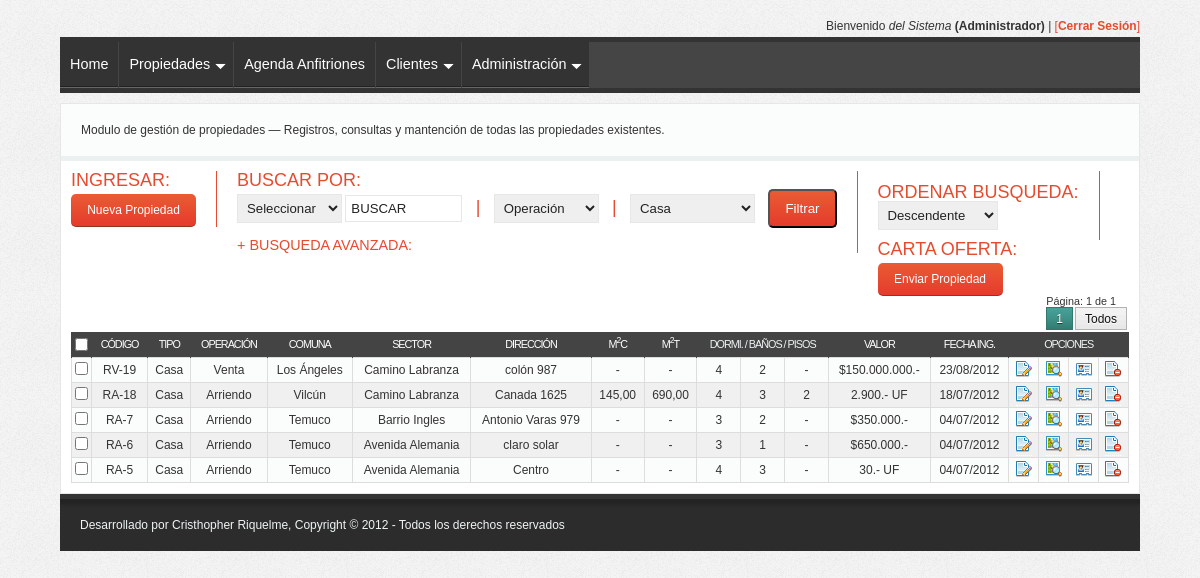
The page /propiedades.php (signed in) on the database its author committed.
### tables this page shows
CREATE TABLE IF NOT EXISTS `caracteristicas_casa` (
  `id_caracteristicas` int(11) unsigned NOT NULL auto_increment,
  `id_propiedad` int(11) unsigned NOT NULL,
  `dormitorios` int(2) NOT NULL default '0',
  `banos` int(2) NOT NULL default '0',
  `num_pisos` int(2) NOT NULL default '0',
  `tipo_construccion` varchar(10) NOT NULL,
  `calefaccion` varchar(15) NOT NULL,
  `superficie_total` decimal(10,2) NOT NULL default '0.00',
  `superficie_construida` decimal(10,2) NOT NULL default '0.00',
  `otras_caracteristicas` text NOT NULL,
  PRIMARY KEY  (`id_caracteristicas`),
  UNIQUE KEY `id_propiedad` (`id_propiedad`)
);

CREATE TABLE IF NOT EXISTS `propiedades` (
  `id_propiedad` int(11) unsigned NOT NULL auto_increment,
  `cod_propiedad` varchar(11) NOT NULL,
  `id_propietario` int(11) unsigned NOT NULL,
  `nombre_propietario` varchar(115) NOT NULL,
  `tipo_propiedad` varchar(15) NOT NULL,
  `operacion` varchar(10) NOT NULL,
  `valor` decimal(12,0) NOT NULL default '0',
  `tipo_valor` varchar(5) NOT NULL,
  `direccion` varchar(100) NOT NULL,
  `num_direccion` varchar(10) NOT NULL,
  `num_depa` varchar(10) NOT NULL,
  `sector` varchar(50) NOT NULL,
  `comuna` varchar(20) NOT NULL,
  `ciudad` varchar(25) NOT NULL,
  `captador_id` int(11) unsigned NOT NULL default '0',
  `comision_captador` int(3) NOT NULL default '0',
  `exclusividad` varchar(2) NOT NULL,
  `observaciones` text NOT NULL,
  `lat_googlemap` float(10,6) default NULL,
  `lng_googlemap` float(10,6) default NULL,
  `activada` int(1) NOT NULL default '1',
  `publicada` int(1) NOT NULL default '1',
  `fecha_ingreso` datetime NOT NULL default '0000-00-00 00:00:00',
  PRIMARY KEY  (`id_propiedad`),
  UNIQUE KEY `cod_propiedad` (`cod_propiedad`),
  KEY `id_propietario` (`id_propietario`)
);

### functions-privilegios-acceso.php (called while the page is built, shortened)
<?php
function is_admin($id_usuario) {
	global $mysqli;
	$acceso = false;
	$sql = "SELECT tipo_usuario, privilegios_opcionales FROM usuarios WHERE id_usuario=".$id_usuario;
	$result = $mysqli->query($sql) or die('Error: '.$mysqli->error);
	$row = $result->fetch_assoc();
	$privilegios = unserialize($row['privilegios_opcionales']);
	if ( $row['tipo_usuario'] == 1 ) :
		$acceso = true;
	elseif ( $privilegios[3] == 'Administración' ) :
		$acceso = true;
	else :
		$acceso = false;
	endif;
	return $acceso;
}

### propiedades-grilla.php (the view, shortened to what this page needs)
<?php require_once('connect-mysql.php'); require_once('functions.php');
require_once('functions-privilegios-acceso.php');
$url_get = vars_get($_SERVER['REQUEST_URI']);
$url_get = preg_replace('/[&?]orderby=([\w_-]*)/','',$url_get);
if ( !empty($url_get) ) {
	$url_get = $url_get.'&';
} else {
	$url_get = '?';
}
$orderby = '';
if ( isset($_GET['orderby']) && !empty($_GET['orderby']) ) {
	$ordenar_busqueda = (!empty($_GET['ordenar_busqueda']))?$_GET['ordenar_busqueda']:'DESC';
	$orderby = $_GET['orderby'].' '.$ordenar_busqueda;
} else {
	$ordenar_busqueda = (!empty($_GET['ordenar_busqueda']))?$_GET['ordenar_busqueda']:'DESC';
	$orderby = 'id_propiedad '.$ordenar_busqueda;
}
$where = '';
if ( isset($_GET['tipo_propiedad']) && !empty($_GET['tipo_propiedad']) ) {
	$where .= " AND tipo_propiedad='".$_GET['tipo_propiedad']."'";
}
?>
				<div id="content-propiedades" class="content-propiedades-grilla">
				<form action="" method="get" id="parametros-busqueda">
					<div class="box-top-grilla left">
						<span class="buscar_por">Ingresar:</span><br />
						<a href="propiedades-form.php?referer=propiedades-grilla" class="submit" id="agregar-propiedad">Nueva Propiedad</a>
					</div>
					<div class="box-top-grilla left">
						<span class="buscar_por">Buscar por:</span><br />
						<p>
							<select name="tipo_busqueda" class="text" id="tipo_busqueda" tabindex="1">
								<option value="" <?php echo ($_GET['tipo_busqueda'] == '')?'selected="selected"':'';?>>Seleccionar</option>
							</select>
							<input type="text" id="busqueda_text" class="text" name="busqueda_text" onfocus="if (value == 'BUSCAR') {value =''}" onblur="if (value == '') {value = 'BUSCAR'}" value="<?php echo ($_GET['busqueda_text'])?$_GET['busqueda_text']:'BUSCAR';?>" tabindex="2" maxlength="50" />
							<span class="buscar_por">|</span>
							<select name="operacion" class="text" id="operacion" tabindex="4">
								<option value="" <?php echo ($_GET['operacion'] == '')?'selected="selected"':'';?>>Operación</option>
							</select>
							<span class="buscar_por">|</span>
							<select name="tipo_propiedad" class="text" id="tipo_propiedad" tabindex="3">
								<option value="Casa" <?php echo ($_GET['tipo_propiedad'] == 'Casa')?'selected="selected"':'';?>>Casa</option>
							</select>
					        <input name="accion" id="filtrar-propiedades" class="submit" type="submit" value="Filtrar" tabindex="5" />
						</p>
						<span class="buscar_por avanzada">+ Busqueda Avanzada:</span>
					</div>
					<div class="box-top-grilla left">
						<br />
						<span class="buscar_por">Ordenar Busqueda:</span><br />
						<p>
							<select name="ordenar_busqueda" class="text" id="ordenar_busqueda" style="margin-left:0;width:120px;">
								<option value="DESC" <?php echo ($_GET['ordenar_busqueda'] == 'DESC')?'selected="selected"':'';?>>Descendente</option>
							</select>
						</p>
					</div>
					<div class="box-top-grilla left" style="border-right: none; padding-right: 0;">
						<span class="buscar_por">Carta Oferta:</span><br />
						<a href="javascript:void(0);" class="submit" id="enviar-propiedad" title="Enviar carta de oferta con las propiedades seleccionadas">Enviar Propiedad</a>
					</div>
				</form>
			        <table cellpadding="0" cellspacing="0" class="grilla">
			        <form action="propiedades-carta-oferta.php" method="post" id="form-prop-carta-oferta">
						<thead>
							<tr>
								<th class="checkbox"><input type="checkbox" id="check-todos" name="check-todos" title="Seleccionar Todos" /></th>
								<?php if ( $_GET['tipo_propiedad'] == '' || $_GET['tipo_propiedad'] == 'Casa' ) : ?>
								<th><a href="<?php echo $url_get;?>orderby=id_propiedad">Código</a></th>
								<th><a href="<?php echo $url_get;?>orderby=tipo_propiedad">Tipo</a></th>
								<th><a href="<?php echo $url_get;?>orderby=operacion">Operación</a></th>
								<th><a href="<?php echo $url_get;?>orderby=comuna">Comuna</a></th>
								<th><a href="<?php echo $url_get;?>orderby=sector">Sector</a></th>
								<th><a href="<?php echo $url_get;?>orderby=direccion">Dirección</a></th>
								<th><a href="<?php echo $url_get;?>orderby=superficie_construida">M<span class="super">2</span>C</a></th>
								<th><a href="<?php echo $url_get;?>orderby=superficie_total">M<span class="super">2</span>T</a></th>
								<th colspan="3">Dormi. / Baños / Pisos</th>
								<th><a href="<?php echo $url_get;?>orderby=valor">Valor</a></th>
								<th><a href="<?php echo $url_get;?>orderby=fecha_ingreso">Fecha Ing.</a></th>
								<th colspan="4">Opciones</th>
								<?php endif; ?>
							</tr>
						</thead>
						<tbody>
						<?php
						$class_color = 'class="alt"';
						$patrones = array('/^0$/', '/^0.00$/');
						$sustituciones = array('-', '-');
						if ( $_GET['tipo_propiedad'] == '' || $_GET['tipo_propiedad'] == 'Casa' ) :
							$pages_limit = paginar_resultados("SELECT propiedades.id_propiedad FROM propiedades,caracteristicas_casa
												WHERE caracteristicas_casa.id_propiedad=propiedades.id_propiedad ".$where);
							$sql = "SELECT propiedades.id_propiedad, cod_propiedad, tipo_propiedad, operacion, valor, tipo_valor, CONCAT(direccion,' ',num_direccion) AS direccion, sector, comuna, fecha_ingreso,
											dormitorios, banos, num_pisos, superficie_total, superficie_construida
											FROM propiedades,caracteristicas_casa
											WHERE caracteristicas_casa.id_propiedad=propiedades.id_propiedad
											".$where."
											ORDER BY ".$orderby." ".$pages_limit;
							$result = $mysqli->query($sql) or die('Error: '.$mysqli->error);
							if ($result->num_rows > 0) :
								while ($row = $result->fetch_assoc()) :
									$row = preg_replace($patrones, $sustituciones, $row);
									$class_color = ($class_color == '')?' class="alt"':'';?>
									<tr id="propiedad-<?php echo $row['id_propiedad'];?>" <?php echo $class_color;?>>
									<td class="checkbox"><input type="checkbox" class="checkpropiedades" value="<?php echo $row['id_propiedad'];?>" name="propiedad[]" /></td>
									<td><?php echo $row['cod_propiedad'];?></td>
									<td><?php echo $row['tipo_propiedad'];?></td>
									<td><?php echo $row['operacion'];?></td>
									<td><?php echo $row['comuna'];?></td>
									<td><?php echo (!empty($row['sector']))?$row['sector']:'Ninguno';?></td>
									<td><?php echo $row['direccion'];?></td>
									<td><?php echo (is_numeric($row['superficie_construida']))?number_format($row['superficie_construida'],2,',','.'):$row['superficie_construida'];?></td>
									<td><?php echo (is_numeric($row['superficie_total']))?number_format($row['superficie_total'],2,',','.'):$row['superficie_total'];?></td>
									<td><?php echo $row['dormitorios'];?></td>
									<td><?php echo $row['banos'];?></td>
									<td><?php echo $row['num_pisos'];?></td>
									<td><?php echo ( $row['tipo_valor']=='$' ) ? '$'.number_format($row['valor'],0,',','.').'.-' : number_format($row['valor'],0,',','.').'.- UF' ;?></td>
									<td><?php echo mysql_to_normal($row['fecha_ingreso']);?></td>
									<td><a href="propiedades-form.php?accion=editar_propiedad&id_propiedad=<?php echo $row['id_propiedad'];?>&cod_propiedad=<?php echo $row['cod_propiedad'];?>&tipo_propiedad=<?php echo $row['tipo_propiedad'];?>&referer=propiedades-grilla" class="editar"><img src="images/page_edit.png" title="Editar Propiedad" alt="Editar" /></a></td>
									<td><a href="google_map.php?accion=mapa_propiedad_consultar&id_propiedad=<?php echo $row['id_propiedad'];?>&cod_propiedad=<?php echo $row['cod_propiedad'];?>" class="google-maps"><img src="images/map_magnify.png" title="Google Map" alt="Mapa" /></a></td>
									<td><a href="agenda_visitas.php?accion=visitas_propiedad<?php echo $vendedor;?>&id_propiedad=<?php echo $row['id_propiedad'];?>&cod_propiedad=<?php echo $row['cod_propiedad'];?>"><img src="images/vcard.png" title="Agenda Visitas" alt="Agenda Visitas" /></a></td>
									<?php if ( is_admin($_SESSION['id_sistema']) ) { ?>
									<td><a href="propiedades-form.php?accion=eliminar_propiedad&id_propiedad=<?php echo $row['id_propiedad']?>&cod_propiedad=<?php echo $row['cod_propiedad'];?>&tipo_propiedad=<?php echo $row['tipo_propiedad'];?>&referer=propiedades-grilla" class="delete"><img src="images/page_delete.png" title="Eliminar Propiedad" alt="Eliminar" /></a></td>
									<?php } else { ?>
									<td><img src="images/page_delete_no.png" width="16" height="16" /></td>
									<?php } ?>
									</tr>
							<?php endwhile;
							else :
								echo '<tr><td colspan="18">No se han encontrando propiedades existentes en la base de datos...</td></tr>';
							endif; ?>
						<?php
						endif; ?>
						</tbody>
					</form>
					</table>
			    </div>

### css/style.css (style rules this page uses)
body { background: #f4f4f4 url(../images/bg.gif); color: #333; font-family: "Lucida Grande", Arial, Verdana; font-size: 62.5%; }
a, a:link, a:visited { border-bottom: 1px dotted #fff; color: #47595F; }
p { margin-bottom: 10px; }
.left { float: left; }
a.submit, input.submit { background: #41b7d8; background: -moz-linear-gradient(top,rgba(233,92,51,1) 0%,rgba(229,59,44,1) 100%); background: -webkit-gradient(linear,left top,left bottom,color-stop(0%,rgba(233,92,51,1)),color-stop(100%,rgba(229,59,44,1))); background: -webkit-linear-gradient(top,rgba(233,92,51,1) 0%,rgba(229,59,44,1) 100%); background: -o-linear-gradient(top,rgba(233,92,51,1) 0%,rgba(229,59,44,1) 100%); background: -ms-linear-gradient(top,rgba(233,92,51,1) 0%,rgba(229,59,44,1) 100%); filter: progid:DXImageTransform.Microsoft.gradient( startColorstr='#e95c33', endColorstr='#e53b2c',GradientType=0 ); background: linear-gradient(top,rgba(233,92,51,1) 0%,rgba(229,59,44,1) 100%); background-color: rgb(233,92,51); color: #fff; display: inline-block; padding: 10px 15px; margin-right: 5px; text-align: center; text-decoration: none; cursor: pointer; transition: background-color 0.2s; -moz-transition: background-color 0.2s; -ms-transition: background-color 0.2s; -o-transition: background-color 0.2s; -webkit-transition: background-color 0.2s; border-radius: 5px; -webkit-border-radius: 5px; -moz-border-radius: 5px; -o-border-radius: 5px; -ms-border-radius: 5px; -khtml-border-radius: 5px; }
a.submit { border-bottom: 1px solid rgba(0,0,0,0.4); }
.content-propiedades-grilla .box-top-grilla, .content-clientes-grilla .box-top-grilla { border-right: 1px solid #E74B2F; margin-left: 20px; padding-right: 20px; }
.content-propiedades-grilla .box-top-grilla:first-child, .content-clientes-grilla .box-top-grilla:first-child { margin-left: 0; }
.content-propiedades-grilla .box-top-grilla .submit, .content-clientes-grilla .box-top-grilla .submit { margin-right: 0; }
.content-propiedades-grilla .box-top-grilla a.submit, .content-clientes-grilla .box-top-grilla a.submit { margin-top: 5px; width: 95px; }
.content-propiedades-grilla form select.text, .content-propiedades-grilla form input.text { width: 200px; padding: 5px; border: 1px solid #E7E7E7; margin: 0 10px; width: 105px; }
.content-propiedades-grilla form select#tipo_busqueda, .content-clientes-grilla form select#tipo_busqueda { margin: 0; }
.content-propiedades-grilla form input#busqueda_text, .content-clientes-grilla form input#busqueda_text { margin-left: 0; }
.content-propiedades-grilla form select#tipo_propiedad, .content-clientes-grilla form select#tipo_propiedad { width: 125px; }
.content-propiedades-grilla form span.buscar_por, .content-clientes-grilla form span.buscar_por, #content-eventos form span.buscar_por { color: #E74B2F; font-size: 1.5em; text-transform: uppercase; }
.content-propiedades-grilla form span.buscar_por.avanzada, #content-eventos form span.buscar_por { font-size: 1.2em; cursor: pointer; }
#content table.grilla { margin-top: 10px; width: 100%; }
#content table.grilla thead a, #content table.grilla thead a:link, #content table.grilla thead a:visited { border-bottom: none; color: #fff; text-decoration: none; }
#content table.grilla thead { background: #444; color: #eff4f4; font-family: Verdana, Geneva, Arial, Helvetica, sans-serif; font-size: 0.9em; font-weight: bold; letter-spacing: -1px; text-align: left; text-transform: uppercase; }
#content table.grilla tbody tr { background: #fbfcfc; }
#content table.grilla tbody tr.alt { background: #f0f0f0; }
#content table.grilla th { padding: 3px 6px 7px 6px; text-align: center; border: 1px solid #444; border-bottom: none; }
#content table.grilla td { border: 1px solid #ddd; padding: 3px 5px; vertical-align: middle; text-align: center; }
#content table.grilla th.checkbox, #content table.grilla td.checkbox { padding: 0 2px 0 2px; vertical-align: middle; }
#content table.grilla .super { font-size: 0.8em; vertical-align: super; }
input[type="text"], textarea, select { color: #222; font-size: 1.1em; font-family: Tahoma, Verdana, Arial, Helvetica, sans-serif; padding: 2px; width: auto; }
select { width: 200px; }

### rows shown on the page
caracteristicas_casa: id_propiedad.cod_propiedad "RV-19", id_propiedad.tipo_propiedad "Casa", id_propiedad.operacion "Venta", id_propiedad.comuna "Los Ángeles", id_propiedad.sector "Camino Labranza", direccion "colón 987", superficie_construida "-", superficie_total "-", dormitorios "4", banos "2", num_pisos "-", id_propiedad.valor "150.000.000", id_propiedad.fecha_ingreso "23/08/2012"
caracteristicas_casa: id_propiedad.cod_propiedad "RA-18", id_propiedad.tipo_propiedad "Casa", id_propiedad.operacion "Arriendo", id_propiedad.comuna "Vilcún", id_propiedad.sector "Camino Labranza", direccion "Canada 1625", superficie_construida "145,00", superficie_total "690,00", dormitorios "4", banos "3", num_pisos "2", id_propiedad.valor "2.900", id_propiedad.fecha_ingreso "18/07/2012"
caracteristicas_casa: id_propiedad.cod_propiedad "RA-7", id_propiedad.tipo_propiedad "Casa", id_propiedad.operacion "Arriendo", id_propiedad.comuna "Temuco", id_propiedad.sector "Barrio Ingles", direccion "Antonio Varas 979", superficie_construida "-", superficie_total "-", dormitorios "3", banos "2", num_pisos "-", id_propiedad.valor "350.000", id_propiedad.fecha_ingreso "04/07/2012"
caracteristicas_casa: id_propiedad.cod_propiedad "RA-6", id_propiedad.tipo_propiedad "Casa", id_propiedad.operacion "Arriendo", id_propiedad.comuna "Temuco", id_propiedad.sector "Avenida Alemania", direccion "claro solar", superficie_construida "-", superficie_total "-", dormitorios "3", banos "1", num_pisos "-", id_propiedad.valor "650.000", id_propiedad.fecha_ingreso "04/07/2012"
caracteristicas_casa: id_propiedad.cod_propiedad "RA-5", id_propiedad.tipo_propiedad "Casa", id_propiedad.operacion "Arriendo", id_propiedad.comuna "Temuco", id_propiedad.sector "Avenida Alemania", direccion "Centro", superficie_construida "-", superficie_total "-", dormitorios "4", banos "3", num_pisos "-", id_propiedad.valor "30", id_propiedad.fecha_ingreso "04/07/2012"

### other values the page prints
$_SESSION['name_sistema'] "del Sistema"
tipo_usuario($_SESSION['tipo_sistema']) "Administrador"
$pages->current_page "1"
$pages->num_pages "1"
